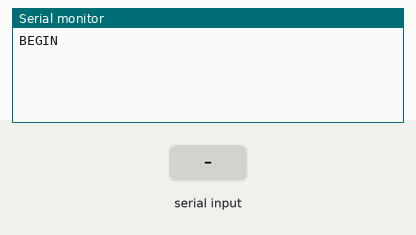
This sketch was run on a simulated Arduino Mega 2560, built with avr-gcc and run on an emulated ATmega2560. Shown: the last lines printed to the serial monitor. The test bench sets the inputs (shaded band).

Above: at 1.2 s.
1.3 s: "1" received over the second serial link
At 2.5 s:
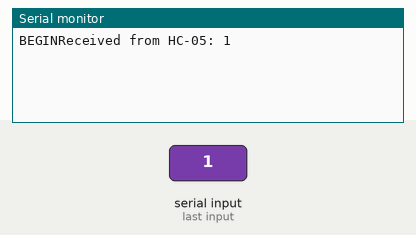
2.8 s: "0" received over the second serial link
At 3.6 s:
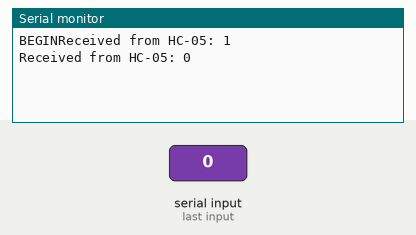
4.3 s: "2" received over the second serial link
At 4.8 s:
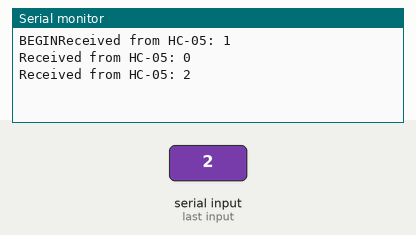

The sketch:

bluetooth_test.ino
```cpp
//Simple application to test functionality of the HC-05 Bluetooth module:

//Initialize serial communication:
void setup() {
  //Set Baud rate:
  Serial.begin(9600);
  Serial1.begin(9600); //Baud rate for HC-05 (Connect to appropriate MEGA pins)

  //TEST:
  Serial.print("BEGIN");

  //Initialize output pin:
  pinMode(50, INPUT);
}

//Check for serial input:
void loop() {
  //Check if serial data is received:
  if(Serial1.available()){
    char data=Serial1.read(); //Read data
    Serial.print("Received from HC-05: "); //Print the data to the serial monitor
    Serial.println(data);

    //Blink the LED if serial data is recieved:
    digitalWrite(50, HIGH);
    delay(500);
    digitalWrite(50, LOW);
  }
}
```

Measured:
- after the input at 1.3 s, the serial monitor: prints a new line at once (image 1)
- after the input at 2.8 s, the serial monitor: prints a new line at once (image 2)
- after the input at 4.3 s, the serial monitor: prints a new line at once (image 3)
